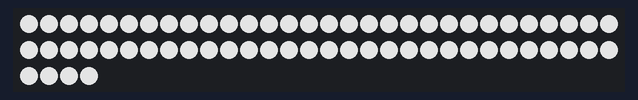
Bench run of a program on a simulated STM32 Nucleo. Parts: 64 RGB LEDs in strip order, left to right, continuing on the next row. Dim RGB values are drawn brighter than linear.

Above: at 0.1 s.

The program:

main.cpp
```cpp
#include <Arduino.h>
#include <Adafruit_NeoPixel.h>
#include <stdlib.h>
#include <time.h>

Adafruit_NeoPixel *pixels;
int pin = D2;
int numPixels = 64;
uint8_t test;

uint8_t buffer[9];
char cmap[8][8];
uint32_t black, white;
uint32_t color;

#define DELAYVAL 500

uint32_t get_white(uint8_t gray) {
  return pixels->Color(gray, gray, gray);
}

void setup() {
  Serial.begin(115200);
  pixels = new Adafruit_NeoPixel(numPixels, pin, NEO_GRB + NEO_KHZ400);
  pixels->begin();
  black = pixels->Color(0,0,0);
  white = pixels->Color(255,255,255);
  pixels->clear();
  for(int i = 0; i < numPixels; i++) {
    pixels->setPixelColor(i, pixels->Color(0xAA, 0xAA, 0xAA));
  }
  pixels->show();
  //delay(5000);
}

void loop() {
  if(Serial.available() > 0) {
    for(int i = 0; i < 8; i++) {
      Serial.readBytes(buffer, 8);
      for(int j = 0; j < 8; j++) {
        if(buffer[j] > 128) {
          color = pixels->Color(0xAA,0xAA,0);
        } else {
          color = pixels->Color(1,1,1);
        }
        pixels->setPixelColor((i % 2 == 0 ? i*8+j : i*8-j+7), color);
      }
    }
    pixels->show();
  }
}
```
